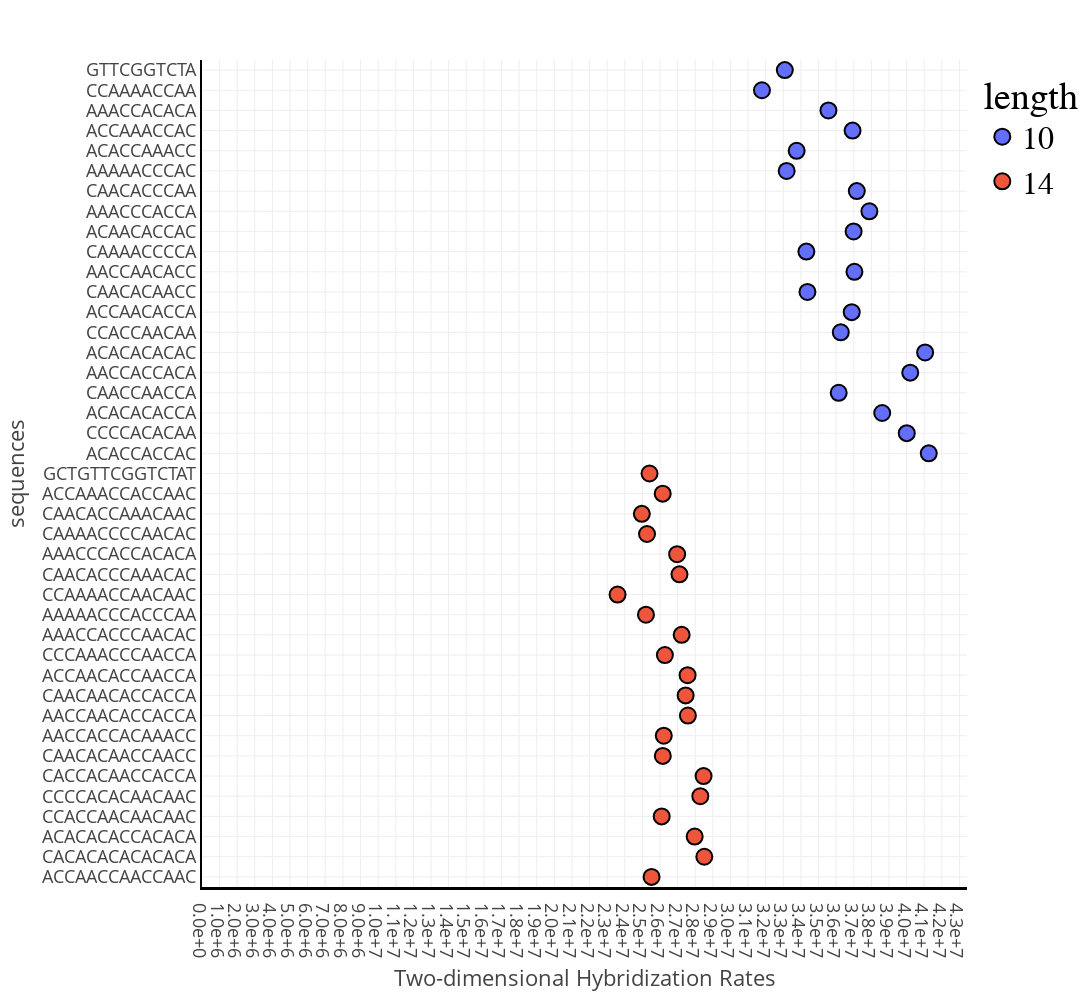

The notebook cell saved with this chart:
### Code cell
import plotly.express as px 

data['length'] = [str(len(d)) for d in data['sequences']]
fig = px.scatter(data,y='sequences', x='computational', color='length')
fig.update_layout(width = 1200,
                  height = 1000,
                  template = 'presentation',
                  scattermode='group',
                  xaxis_title="Two-dimensional Hybridization Rates",
                  xaxis=dict(tickmode = 'linear',
                            #  tickvals = [2e7,2.5e7,3e7,3.5e7,4e7,4.5e7,5e7],
                             nticks=10,
                             tick0=0,
                             dtick=1e6,
                             tickformat=".1e",
                             linecolor='black',
                             automargin=True,
                             linewidth=3,
                             minor=dict(dtick=3,tick0=0)),
                  yaxis=dict(tickmode='linear',
                             dtick=1,
                             autorange='reversed',
                             automargin=True,
                             linecolor='black',
                             linewidth=2),
                  legend = dict(
                            font = dict(family='Courier',
                                        size=32,
                                        color='black')))

fig.update_xaxes(showexponent='none')

fig.update_traces(marker=dict(size=16,
                              line=dict(width=2,
                                        color='black'
                              )))
fig.show()

### Figure 1 — Plotly figure (JSON) as saved in the notebook; plotly's stock layout.template omitted (floating-point values rounded to 4 significant figures)
{"data": [{"hovertemplate": "length=10<br>computational=%{x}<br>sequences=%{y}<extra></extra>", "legendgroup": "10", "marker": {"color": "#636efa", "line": {"color": "black", "width": 2}, "size": 16, "symbol": "circle"}, "mode": "markers", "name": "10", "orientation": "h", "showlegend": true, "type": "scatter", "x": [33090000.0, 31790000.0, 35560000.0, 36930000.0, 33760000.0, 33190000.0, 37170000.0, 37890000.0, 36990000.0, 34310000.0, 37040000.0, 34370000.0, 36880000.0, 36260000.0, 41050000.0, 40210000.0, 36140000.0, 38610000.0, 40010000.0, 41260000.0], "xaxis": "x", "y": ["GTTCGGTCTA", "CCAAAACCAA", "AAACCACACA", "ACCAAACCAC", "ACACCAAACC", "AAAAACCCAC", "CAACACCCAA", "AAACCCACCA", "ACAACACCAC", "CAAAACCCCA", "AACCAACACC", "CAACACAACC", "ACCAACACCA", "CCACCAACAA", "ACACACACAC", "AACCACCACA", "CAACCAACCA", "ACACACACCA", "CCCCACACAA", "ACACCACCAC"], "yaxis": "y"}, {"hovertemplate": "length=14<br>computational=%{x}<br>sequences=%{y}<extra></extra>", "legendgroup": "14", "marker": {"color": "#EF553B", "line": {"color": "black", "width": 2}, "size": 16, "symbol": "circle"}, "mode": "markers", "name": "14", "orientation": "h", "showlegend": true, "type": "scatter", "x": [25410000.0, 26150000.0, 24970000.0, 25260000.0, 26970000.0, 27110000.0, 23590000.0, 25200000.0, 27230000.0, 26280000.0, 27570000.0, 27450000.0, 27580000.0, 26210000.0, 26160000.0, 28470000.0, 28290000.0, 26100000.0, 27970000.0, 28520000.0, 25520000.0], "xaxis": "x", "y": ["GCTGTTCGGTCTAT", "ACCAAACCACCAAC", "CAACACCAAACAAC", "CAAAACCCCAACAC", "AAACCCACCACACA", "CAACACCCAAACAC", "CCAAAACCAACAAC", "AAAAACCCACCCAA", "AAACCACCCAACAC", "CCCAAACCCAACCA", "ACCAACACCAACCA", "CAACAACACCACCA", "AACCAACACCACCA", "AACCACCACAAACC", "CAACACAACCAACC", "CACCACAACCACCA", "CCCCACACAACAAC", "CCACCAACAACAAC", "ACACACACCACACA", "CACACACACACACA", "ACCAACCAACCAAC"], "yaxis": "y"}], "layout": {"height": 1000, "legend": {"font": {"color": "black", "family": "Courier", "size": 32}, "title": {"text": "length"}, "tracegroupgap": 0}, "margin": {"t": 60}, "scattermode": "group", "width": 1200, "xaxis": {"anchor": "y", "automargin": true, "domain": [0, 1], "dtick": 1000000, "linecolor": "black", "linewidth": 3, "minor": {"dtick": 3, "tick0": 0}, "nticks": 10, "showexponent": "none", "tick0": 0, "tickformat": ".1e", "tickmode": "linear", "title": {"text": "Two-dimensional Hybridization Rates"}}, "yaxis": {"anchor": "x", "automargin": true, "autorange": "reversed", "domain": [0, 1], "dtick": 1, "linecolor": "black", "linewidth": 2, "tickmode": "linear", "title": {"text": "sequences"}}}}
